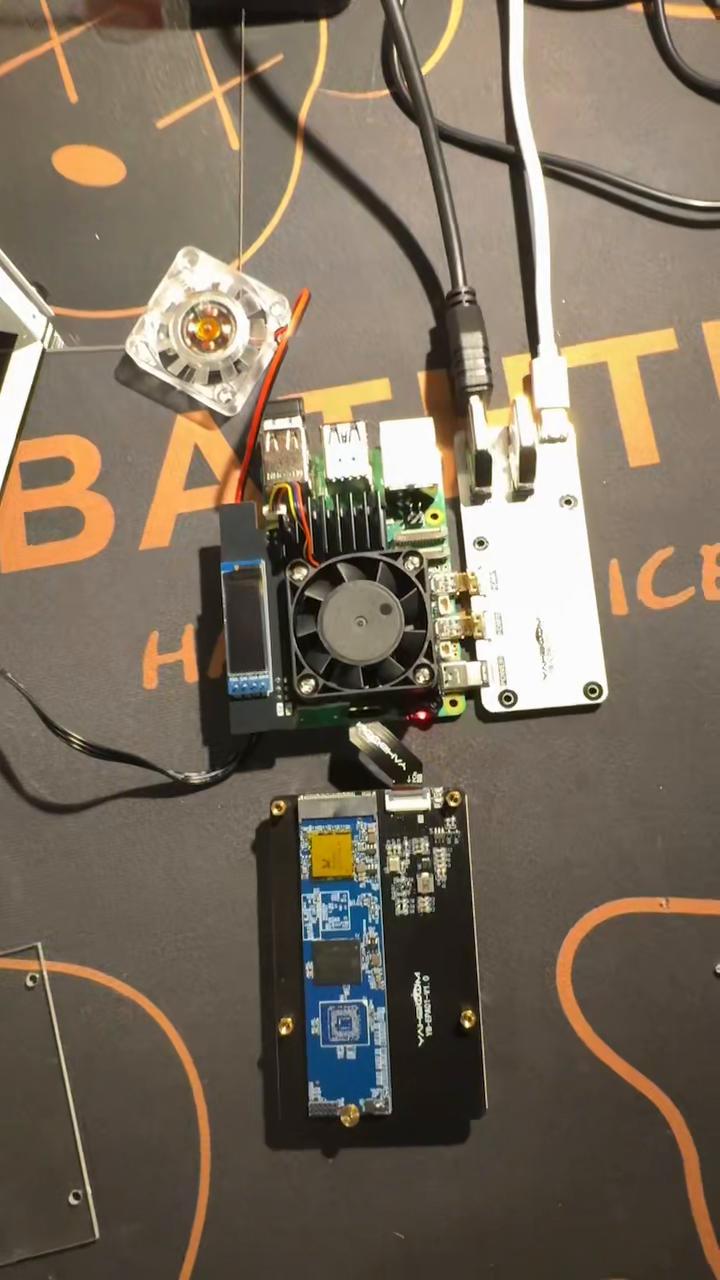
#> input picture frame 30 of video/video.mp4, 720 x 1280 px
$ python opencv_video.py
#> lines starting #> are read from the running program, lines starting #| are printed output that depends on the picture
import os
import cv2

video_path = os.path.join(os.path.dirname(__file__), '..', 'video', 'video.mp4')

video = cv2.VideoCapture(video_path)
if not video.isOpened():
    print("视频文件打开失败")
    exit()

while True:
    ret, frame = video.read()
#> frame is the input picture: shape (1280, 720, 3); mean B, G, R 93, 109.6, 122.3
    if not ret:
        break
    # 将彩色帧转换为灰度帧
    gray = cv2.cvtColor(frame, cv2.COLOR_BGR2GRAY)
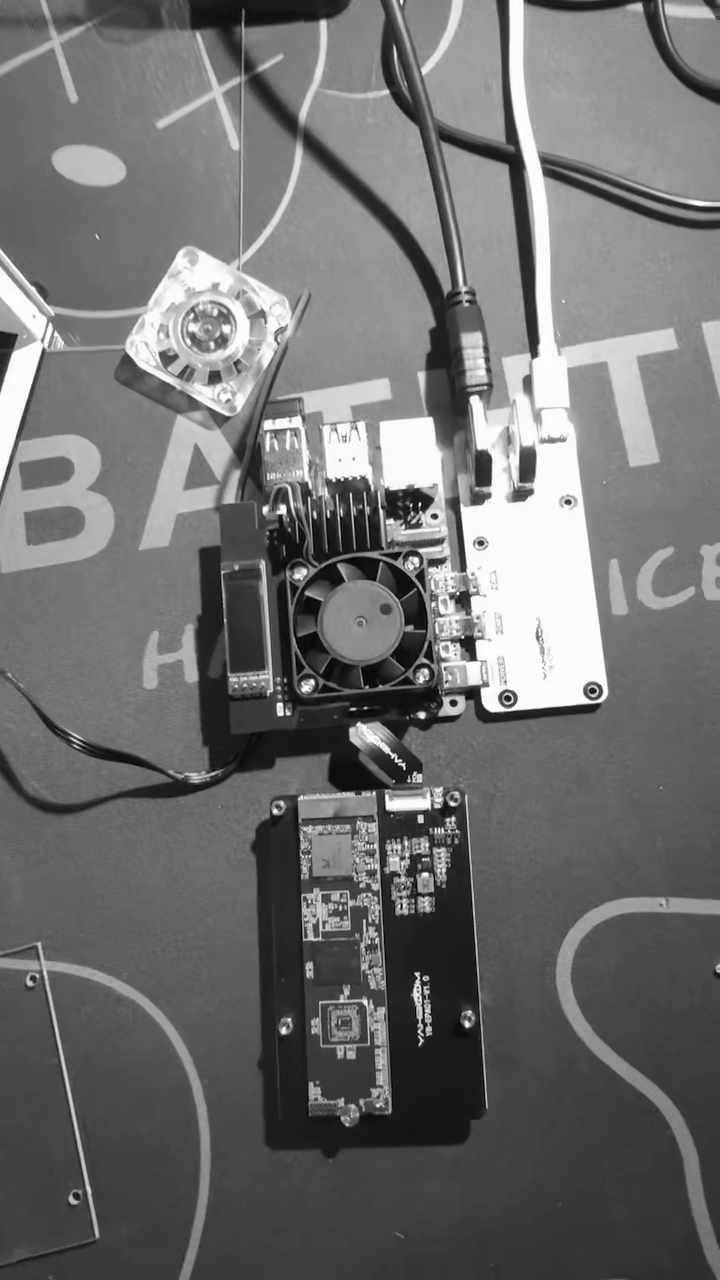
#> gray: shape (1280, 720); min 0, max 255, mean 111.5
    cv2.imshow("video_color", frame)
    cv2.imshow("video_gray", gray)
    if cv2.waitKey(1) == ord("q"):
#> (key q is pressed here)
        print("退出成功")
        break

video.release()
cv2.destroyAllWindows()

$ run again, starting later in the video
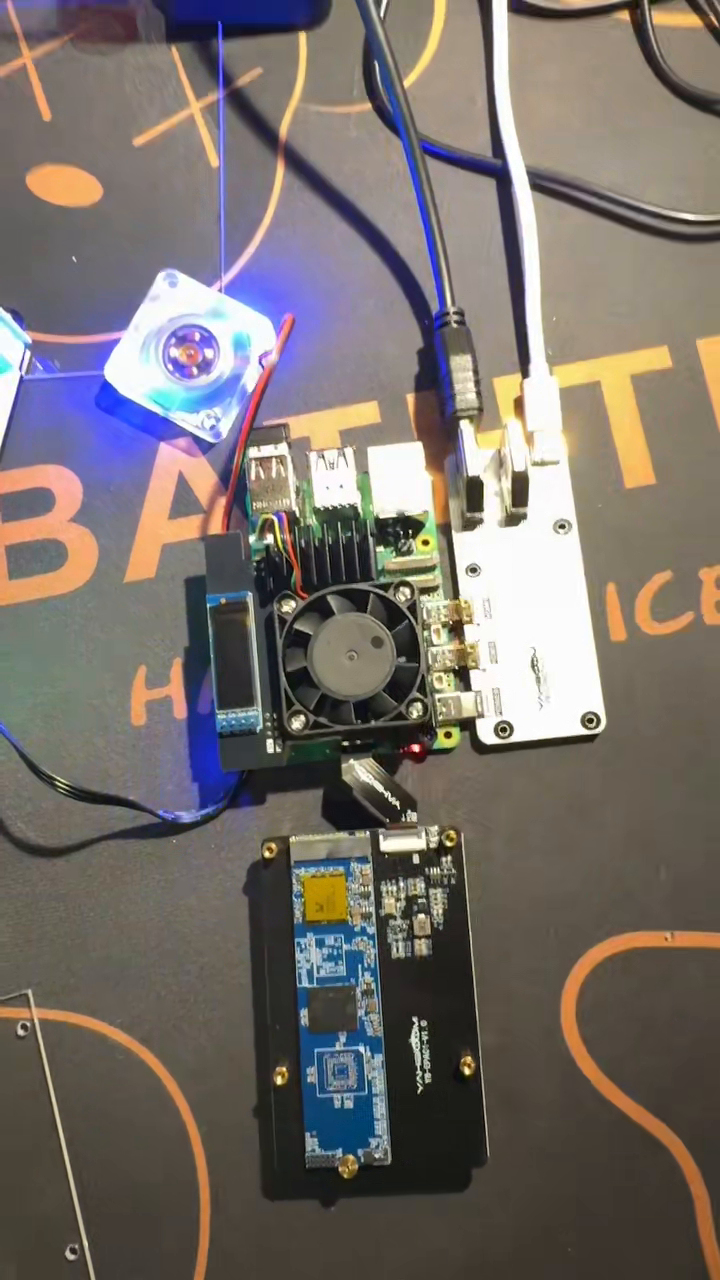
#> input picture frame 136 of video/video.mp4, 720 x 1280 px
#> frame is the input picture: shape (1280, 720, 3); mean B, G, R 106.3, 111.3, 119.1
#> `gray = cv2.cvtColor(frame, cv2.COLOR_BGR2GRAY)`:
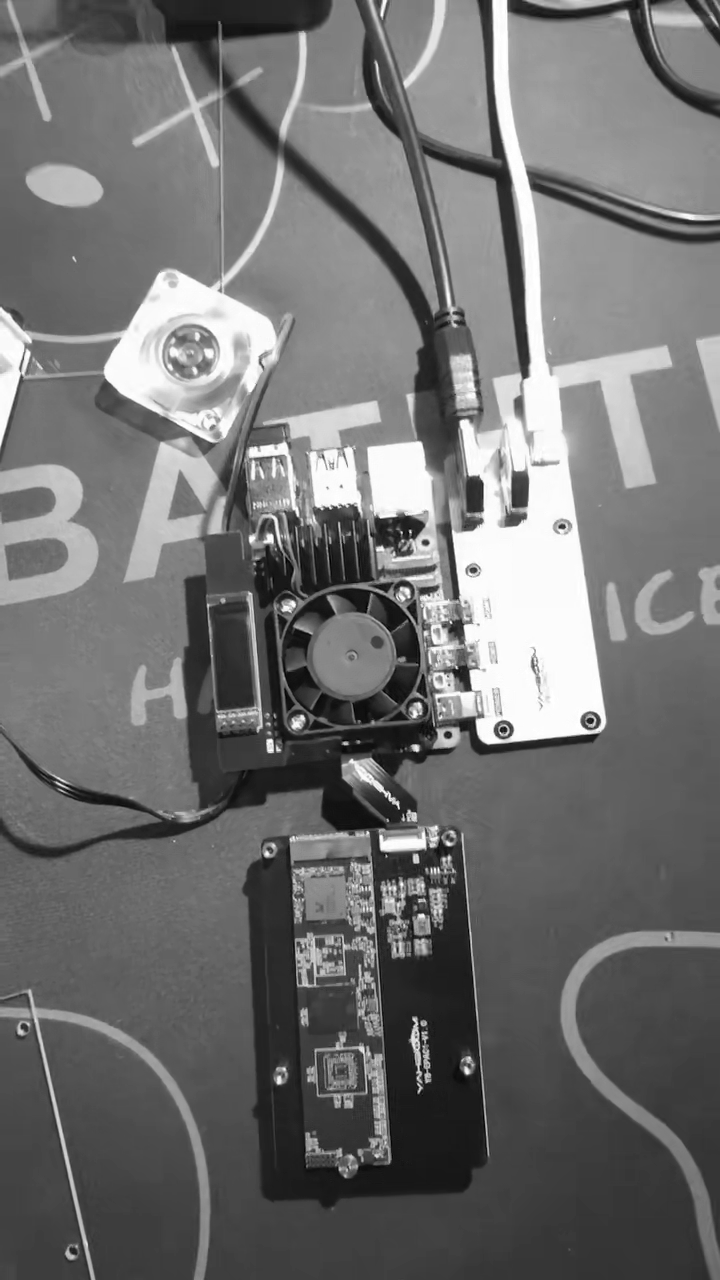
#> gray: shape (1280, 720); min 0, max 255, mean 113.1

$ run again, starting later in the video
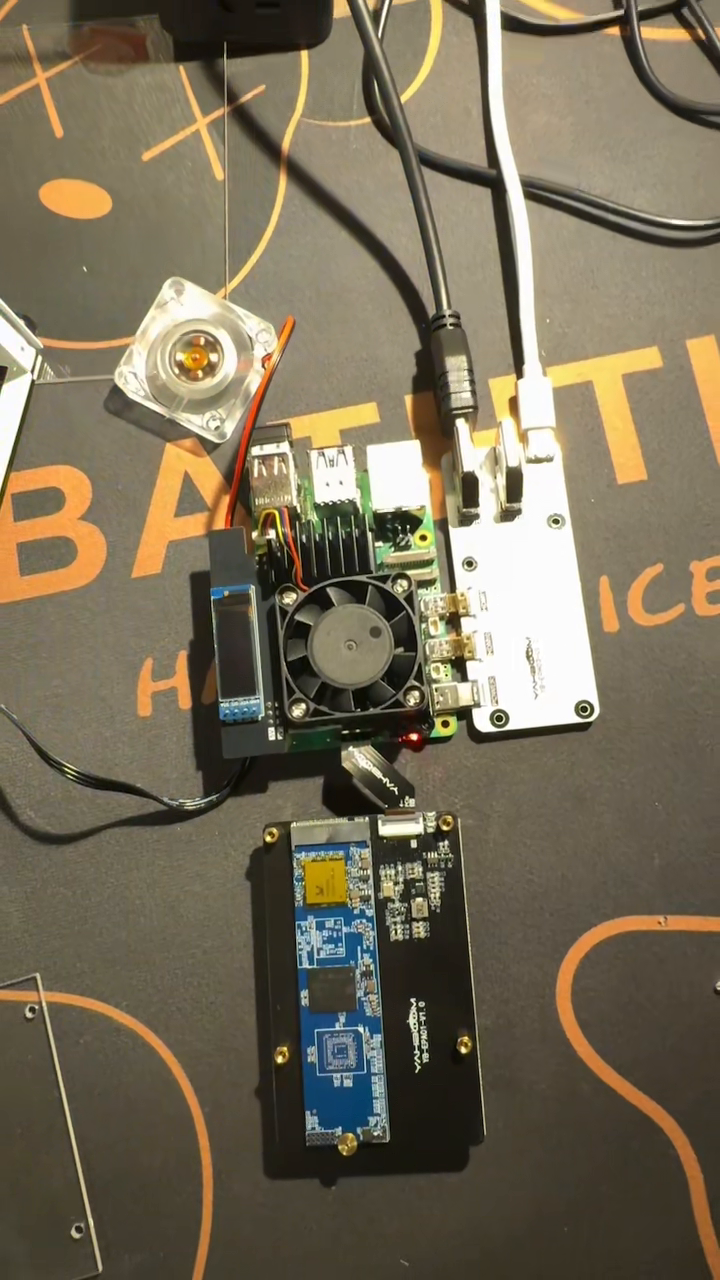
#> input picture frame 243 of video/video.mp4, 720 x 1280 px
#> frame is the input picture: shape (1280, 720, 3); mean B, G, R 88, 109.7, 119.7
#> `gray = cv2.cvtColor(frame, cv2.COLOR_BGR2GRAY)`:
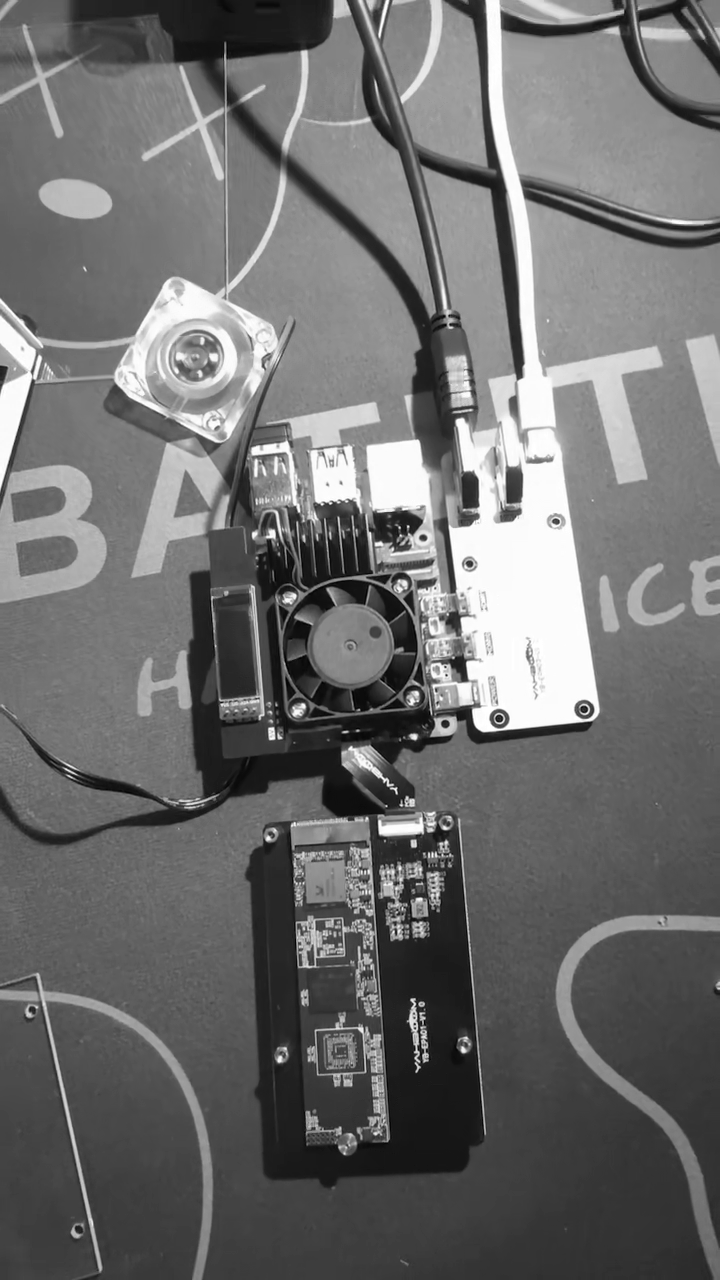
#> gray: shape (1280, 720); min 0, max 255, mean 110.2
